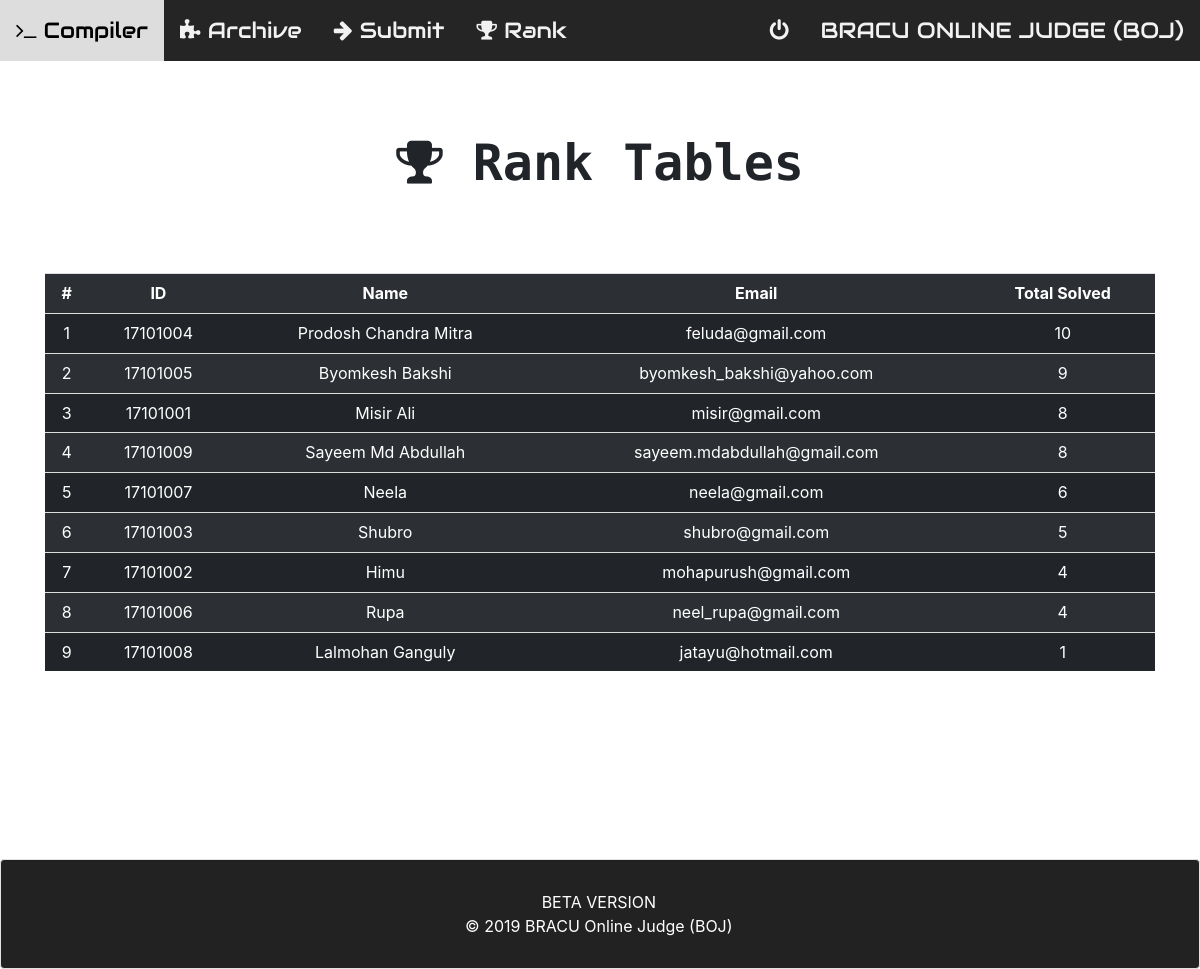
/rank.php, run on the app's committed database.
### tables this page shows
CREATE TABLE `user` (
  `sid` varchar(255) NOT NULL,
  `name` varchar(255) NOT NULL,
  `email` varchar(255) NOT NULL,
  `password` varchar(255) NOT NULL,
  `solved` int(11) NOT NULL
);

### rank.php (the view, shortened to what this page needs)
<?php include 'connection.php'; ?>
<!doctype html>
<html lang="en">
<head>
    <link rel="stylesheet" href="css/bootstrap.min.css">
    <link rel="stylesheet" href="css/font-awesome.min.css">
    <link rel="stylesheet" href="css/normalize.css">
    <link rel="stylesheet" href="css/main.css">
    <link rel="stylesheet" href="css/style.css">
    <link rel="stylesheet" href="style.css">
    <link rel="stylesheet" href="https://stackpath.bootstrapcdn.com/bootstrap/4.1.3/css/bootstrap.min.css">
    <link rel="stylesheet" href="style.css">
    <link rel="stylesheet" type="text/css" href="http://ajax.aspnetcdn.com/ajax/jquery.dataTables/1.9.4/css/jquery.dataTables.css">
</head>
<body>
<div class="topbar">
        <div class="topnav-right">
            <a href="logout.php" float:left><i class="fa fa-power-off"></i></a>
            <a href="" float:left>BRACU ONLINE JUDGE (BOJ)</a>
        </div>
        <a href="compiler.php"><i class="fa fa-terminal"></i> Compiler</a>
        <a href="archive.php"><i class="fa fa-puzzle-piece"></i> Archive</a>
        <a href="submit.php"><i class="fa fa-arrow-right"></i> Submit</a>
        <a href="rank.php"><i class="fa fa-trophy"></i> Rank</a>
    </div>
    <br><br><br>
    <div class="container">
        <div class="row">
            <div class="col-sm-6 offset-3">
                <h1 class="display-6 text-center"><i class="fa fa-trophy"></i> Rank Tables</h1>
            </div>
        </div>
        <br><br><br>
        <table id="tabledata" class=" table table-striped table-dark">
            <tr class="text-center">
                <th> # </th>
                <th> ID</th>
                <th> Name </th>
                <th> Email </th>
                <th> Total Solved</th>
            </tr>
            <?php
            $q = "select sid , name , email , solved from user ORDER BY solved DESC";
            $show = mysqli_query($connection, $q);
            $i=1;
            while ($res = mysqli_fetch_array($show)) {
                ?>
                <tr class="text-center">
                    <td>
                        <?php echo $i;  ?>
                    </td>
                    <td>
                        <?php echo $res['sid'];  ?>
                    </td>
                    <td>
                        <?php echo $res['name'];  ?>
                    </td>
                    <td>
                        <?php echo $res['email'];  ?>
                    </td>
                    <td>
                        <?php echo $res['solved'];  ?>
                    </td>
                </tr>
            <?php
            $i++;
            }
            ?>
        </table>
    </div>
    <div class="col-sm-4">
    </div>
    <br><br><br>
    <div class="area">
        <div class="well foot">
            <div class="row area">
                <div class="col-sm-3">
                </div>
                <div class="col-sm-5">
                    <div class="fm">
                        BETA VERSION<bR>
                        © 2019 BRACU Online Judge (BOJ)<br>
                    </div>
                </div>
            </div>
        </div>
    </div>
</body>
</html>

### css/main.css (style rules this page uses)
html { color: #222; font-size: 1em; line-height: 1.4; }

### css/style.css (style rules this page uses)
.area { margin:0px; padding:0px; }
.foot { background-color: #222222; color:white; margin-top:100px; margin-bottom:0px; padding-top:30px; padding-bottom: 30px; padding-left:0px; text-align:center; margin-left: 0px; margin-right: 0px; padding-right: 0px; }
.fm { margin-left: 100px; }

### style.css (style rules this page uses)
.topbar { overflow: hidden; background-color: #252525; font-family: 'Audiowide'; font-size: 22px; }
.topbar a { float: left; display: block; color: #f2f2f2; text-align: center; padding: 14px 16px; text-decoration: none; border: none; }
.topnav-right { float: right; }

### rank.php (style rules this page uses)
body { background-color: white; }
h1 { font-family: 'Source Code Pro'; font-size:50px; font-weight: bold; }

### data on the page
user: sid "17101004", name "Prodosh Chandra Mitra", email "feluda@gmail.com", solved "10"
user: sid "17101005", name "Byomkesh Bakshi", email "byomkesh_bakshi@yahoo.com", solved "9"
user: sid "17101001", name "Misir Ali", email "misir@gmail.com", solved "8"
user: sid "17101009", name "Sayeem Md Abdullah", email "sayeem.mdabdullah@gmail.com", solved "8"
user: sid "17101007", name "Neela", email "neela@gmail.com", solved "6"
user: sid "17101003", name "Shubro", email "shubro@gmail.com", solved "5"
user: sid "17101002", name "Himu", email "mohapurush@gmail.com", solved "4"
user: sid "17101006", name "Rupa", email "neel_rupa@gmail.com", solved "4"
user: sid "17101008", name "Lalmohan Ganguly", email "jatayu@hotmail.com", solved "1"
